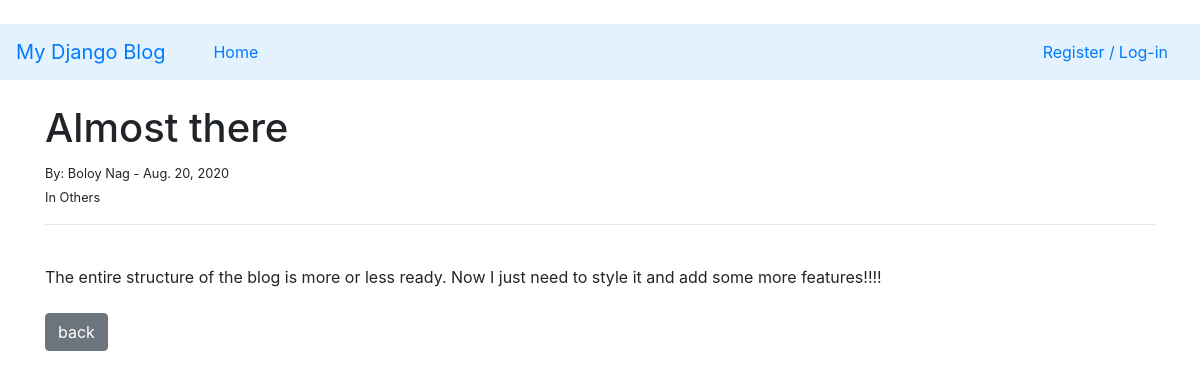
/post/11, run on the app's committed database.
### ablog/models.py (models this page shows, shortened)
class Post(models.Model):
	title=models.CharField(max_length=255)
	title_tag=models.CharField(max_length=255)
	author=models.ForeignKey(User,on_delete=models.CASCADE)
	body=models.TextField()
	post_date=models.DateField(auto_now_add=True)
	category = models.CharField(max_length=255,default='None')

### ablog/views.py (the view)
# urls.py: path('post/<int:pk>',post_detail_view.as_view(),name="post"),
class post_detail_view(DetailView):
	model=Post
	template_name='post.html'

### ablog/templates/post.html (shortened to what this page needs)
{% extends 'base.html' %}
{% block content %}
<br/>
<h1>{{post.title}}</h1>
<small> By: {{post.author.first_name}}
           {{post.author.last_name}} - {{post.post_date}}
           <br/>
           In {{post.category}}
</small>
<hr>
<br/>
 {{post.body|safe}}
<br/><br/>
<a href="{% url 'home' %}"class="btn btn-secondary"> back</a>
{% endblock %}

### data on the page
Post: title "Almost there", author.first_name "Boloy", author.last_name "Nag", post_date "Aug. 20, 2020", category "Others", body "The entire structure of the blog is more or less ready. Now I just need to style it and add some more features!!!!"
